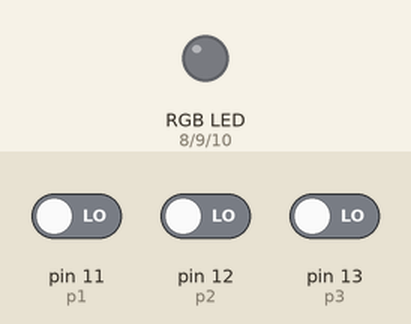
This sketch was run on a simulated Arduino Uno, built with avr-gcc and run on an emulated ATmega328P. Parts: an RGB LED mixed from three pins (HIGH = lit). Inputs (shaded band) come from the test bench; at power-on: pin 13 (p3) LOW, pin 11 (p1) LOW, pin 12 (p2) LOW.

Above: at 1.2 s.
1.3 s: pin 13 (p3) driven HIGH
At 2.0 s:
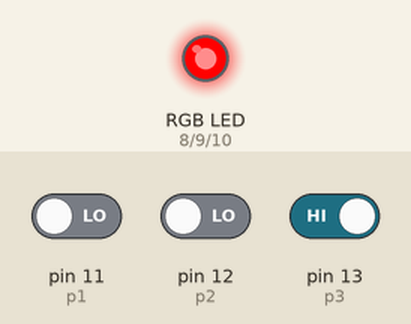
At 3.1 s:
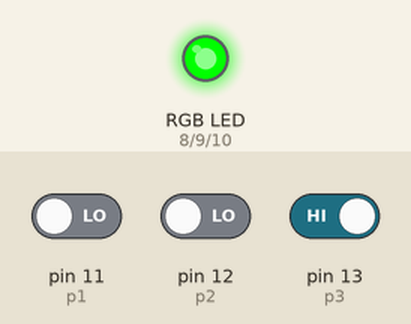
Timing chart, 0 to 12.8 s (numbered marks = the images above; inputs shaded):
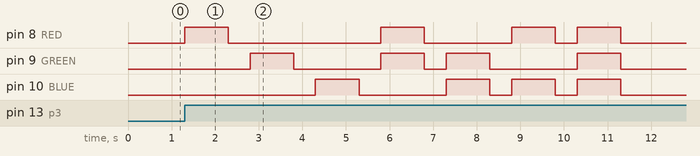

The sketch:

Pto3.ino
```cpp
// Encender el LED RGB y conformar los siguientes coleres:
// ROJO 0
// VERDE 1
// AZUL 2
// AMARILLO 3 R & G
// CELESTE 4  G & B
// VIOLETA 5
// BLANCO 6

// 3. Con un tercer pulsador debe poder cambiar entre modo encendido, o intermitente.

#define RED 8
#define GREEN 9
#define BLUE 10
#define p1 11
#define p2 12
#define p3 13

int p1_ant = 0;
int p2_ant = 0;
int p3_ant = 0;

void setup() {
  pinMode(RED, OUTPUT);
  pinMode(GREEN, OUTPUT);
  pinMode(BLUE, OUTPUT);
  pinMode(p1, INPUT);
  pinMode(p2, INPUT);
  pinMode(p3, INPUT);
}
// p1 = Turn the led on
// The LED must change between the colors defined above
// p2 = Turn the led off
// p3 = Change the led mode to intermittent

void loop() {
    if (digitalRead(p1) and !p1_ant) {
        for (int col = 0; col < 7; col++) {
            digitalWrite(RED, (col == 0 || col == 3 || col == 5 || col == 6));
            digitalWrite(GREEN, (col == 1 || col == 3 || col == 4 || col == 6));
            digitalWrite(BLUE, (col == 2 || col == 4 || col == 5 || col == 6));
            delay(1000);
        }
    }
    if (digitalRead(p2) and !p2_ant) {
        digitalWrite(RED, 0);
        digitalWrite(GREEN, 0);
        digitalWrite(BLUE, 0);
    }
    if (digitalRead(p3) and !p3_ant) {
        for (int col = 0; col < 7; col++) {
            digitalWrite(RED, (col == 0 || col == 3 || col == 5 || col == 6));
            digitalWrite(GREEN, (col == 1 || col == 3 || col == 4 || col == 6));
            digitalWrite(BLUE, (col == 2 || col == 4 || col == 5 || col == 6));
            delay(1000);
            digitalWrite(RED, 0);
            digitalWrite(GREEN, 0);
            digitalWrite(BLUE, 0);
            delay(500);
        }
    }
    p1_ant = digitalRead(p1);
    p2_ant = digitalRead(p2);
    p3_ant = digitalRead(p3);
}
```

Measured:
- after the input at 1.3 s, pin 8 (RED): LOW → HIGH at once, → LOW 1.0 s later, → HIGH 3.5 s later, → LOW 1.0 s later, … (8 changes in this stretch); pin 9 (GREEN): LOW → HIGH after 1.5 s, → LOW 1.0 s later, → HIGH 2.0 s later, → LOW 1.0 s later, … (8 changes in this stretch)
